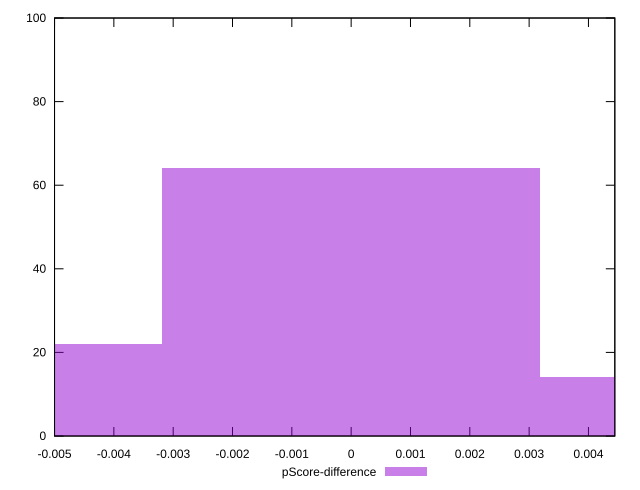

Recreate this plot in gnuplot.
reset

$pScoreDifference <<EOF
0 64
0.006360224245506906 14
-0.006360224245506906 22
EOF

set key outside below
set boxwidth 0.006360224245506906
set xrange [-0.0050000000000000044:0.004444444444444473]
set yrange [0:100]
set trange [0:100]
set style fill transparent solid 0.5 noborder
set terminal svg size 640, 490 enhanced background rgb 'white'
set output "report_00014_2021-02-09T15:56:05.503Z/render-blocking-resources/samples/pages+cached+noadtech+nomedia/pScore-difference/histogram.svg"

plot $pScoreDifference title "pScore-difference" with boxes

reset
